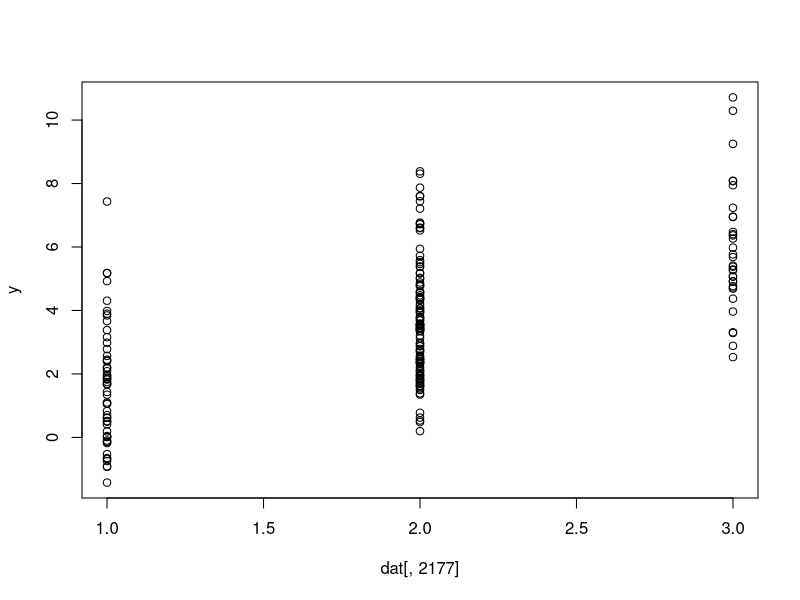
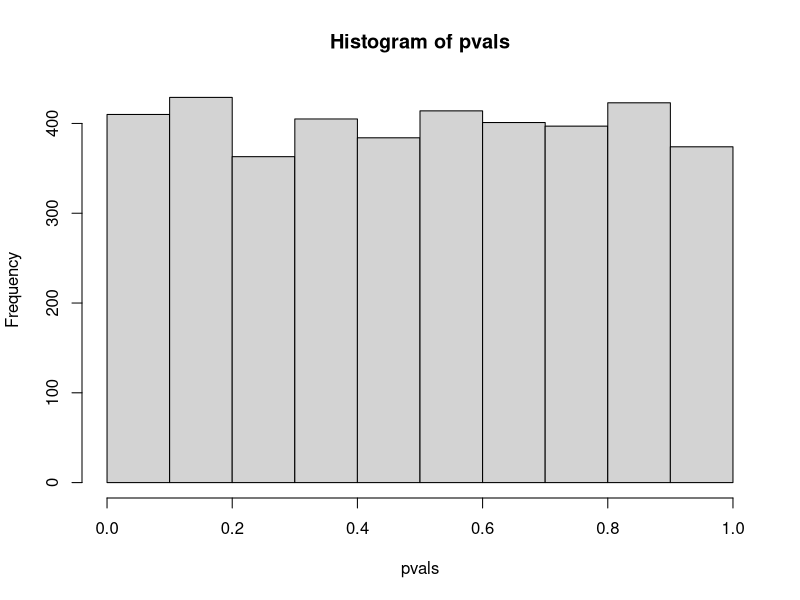
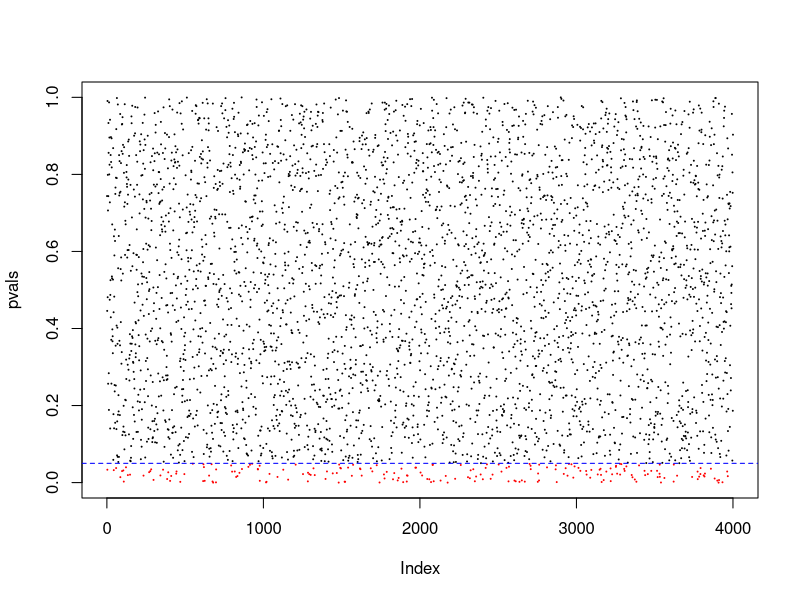
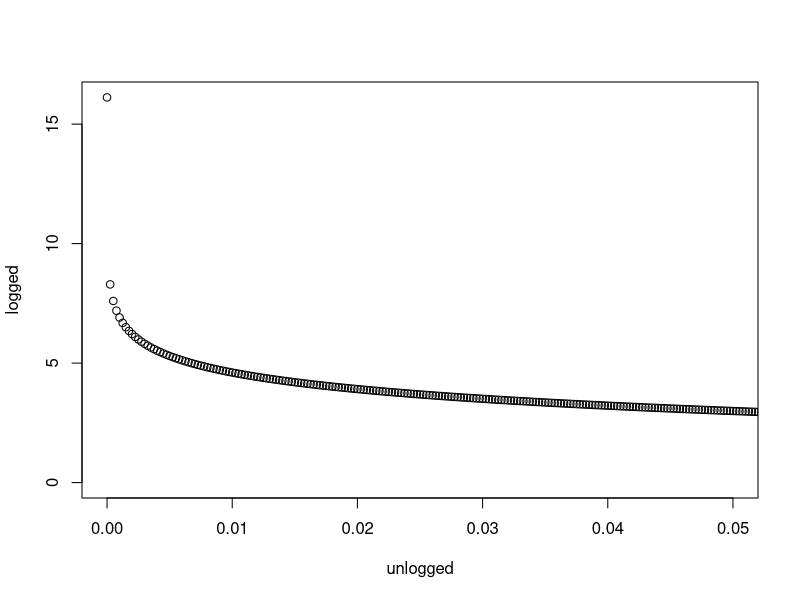
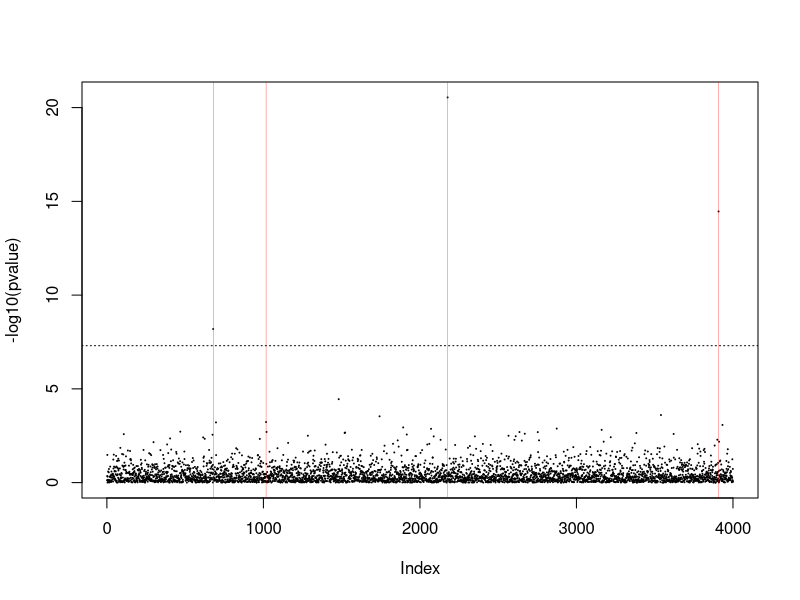
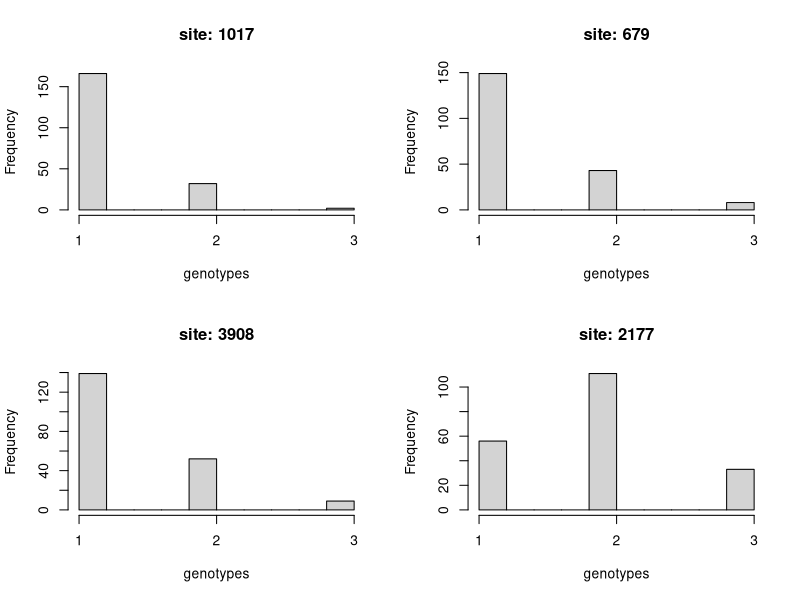

These charts were generated, in order, by the following R code:
# example of GWAS

# First lets think of what the data going into GWAS looks like
# you normally only analyze biallelic SNP data where the rare allele
# has a minimum frequency of 0.05. So a sample will
# essentially consist of 1, 2, 3 denoting if the genotype at a site
# is homozygous for common variant, heterozygous, or homozygous for
# the rare allele.

# lets create 200 toy genomes with 4,000 SNPs
dat <- matrix(NA, 200, 4000)

# now lets use a loop to fill in these genomes
# at each site we will pick a random allele frequency for
# the common allele and assign genotypes assuming HW equilibrium
for(i in 1:4000){
  p <- runif(1, min = .5, max=.95)
  q <- 1-p
  dat[, i] <- sample(1:3, size=200, replace=T, prob=c(p^2, 2*p*q, q^2))
}


# now lets imagine that we have a trait that is controlled
# by a gene that includes 4 SNPs randomly chose from the genome
set.seed(1)
chosenSNPs <- sample(1:4000, 4)

# now we create our phenotype measured for each individual
# based on the genotype that they carry at the 4 loci chosen
y <- rnorm(200, mean=2*rowSums(dat[, chosenSNPs]-1), sd=1)
plot(y~dat[,2177])

# now lets see if we can recover this by running a GWAS
pvals <- c()

# here we will loop across the genome and preform a glm
# testing the genotypes as a predictor for the phenotype
# we are interested in.
for(i in 1:4000){
  pvals[i] <- anova(lm(y ~ dat[,i]))$'Pr(>F)'[1]
}

par(mfcol=c(1,1))

# this shows us the distribution of p-values for
# all loci
hist(pvals)

# lets make a vector of colors that is red if the
# pvalue is less than 0.05 and black otherwise
cols <- rep("black", 4000)
cols[pvals < 0.05] <- "red"
plot(pvals, cex=.1, col=cols)
abline(h=.05, lty=2, col="blue")
sum(pvals<0.05)

# one of the characteristics of -logged values is that as the number
# goes to zero the -log of the number begins to increase disproportionately
logged <- -1*log(seq(from=0.0000001, to=1, length.out = 4000))
unlogged <- seq(from=0.0000001, to=1, length.out = 4000)
plot(logged~unlogged, xlim=c(0,.05))

# ok so lets look at the pvalues from our GWAS
plot(-1*log(pvals, base=10), cex=.1, ylab="-log10(pvalue)")

# lets plot red lines to find our SNPs that contribute to the phenotype
for(i in 1:4){
  abline(v=chosenSNPs[i],col="red",lwd=.3)
}

# this is that arbitrary cutoff I mentioned
abline(h=-1*log(5*10^-8, base=10),lty=3)
which(pvals<5*10^-8)
# our ability to detect a SNPs contribution are
# dependent on genotype frequencies in our
# sample.
par(mfcol=c(2,2))
for(i in 1:4){
  hist(dat[,chosenSNPs[i]],
       main=paste("site:",chosenSNPs[i]),
       xlab="genotypes",
       xaxt="n")
  axis(side=1, at=1:3, labels = 1:3)
}
